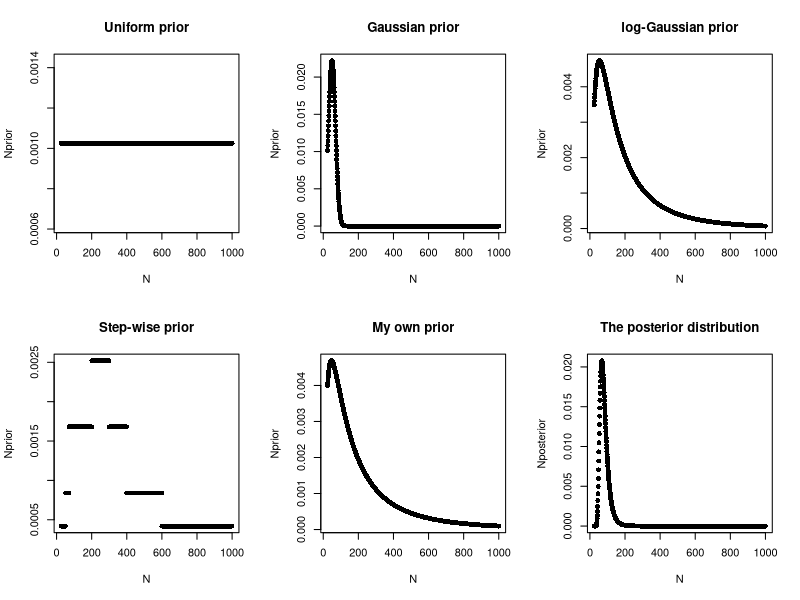
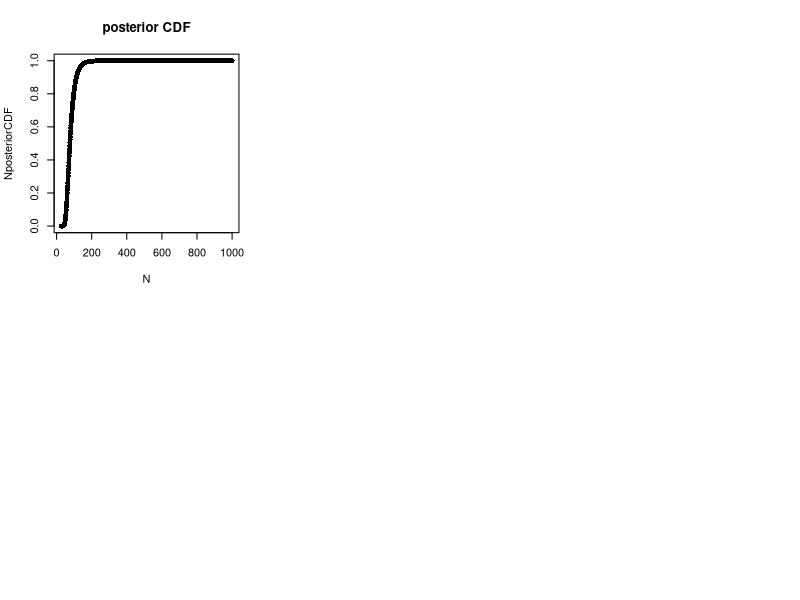

R code for these plots, in order:
M=25
abs_min <- M # the number of balls cannot be negative
abs_max <- 1000 # No way that bag can contain more than 1000 balls (a subjective assumption)
Nseq <- seq(abs_min, abs_max, length=abs_max-abs_min+1)
par(mfrow=c(2,3)) # Open figure for plotting the examples
# uniform prior
Nprior <- rep(1,length(Nseq))/length(Nseq)
sum(Nprior) # check that prior probabilities sum up to to one
plot(Nseq,Nprior, main="Uniform prior", xlab="N", pch=16)
# "Gaussian" prior
Nprior <- dnorm(Nseq, mean=50, sd=20)
Nprior <- Nprior/sum(Nprior) # Normalize the prior probabilities to sum to one
sum(Nprior) # check that prior probabilities sum up to to one
plot(Nseq,Nprior, main="Gaussian prior", xlab="N", pch=16)
# log-Gaussian prior
Nprior <- dlnorm(Nseq, mean=5, sd=1)
Nprior <- Nprior/sum(Nprior) # Normalize the prior probabilities to sum to one
sum(Nprior) # check that prior probabilities sum up to to one
plot(Nseq,Nprior, main="log-Gaussian prior", xlab="N", pch=16)
# Step wise prior by giving different relative weights for different values
Nprior <- rep(1,length(Nseq))
Nprior[Nseq>50 & Nseq<600] <- 2
Nprior[Nseq>70 & Nseq<400] <- 4
Nprior[Nseq>200 & Nseq<300] <- 6
Nprior <- Nprior/sum(Nprior) # Normalize the prior probabilities to sum to one
sum(Nprior) # check that prior probabilities sum up to to one
plot(Nseq,Nprior, main="Step-wise prior", xlab="N", pch=16)
# --- Here we will fill in the prior defined during the lecture ---
Nprior <- dlnorm(Nseq, mean=5.05, sd=1.1)
Nprior <- Nprior/sum(Nprior) # Normalize to sum to one
sum(Nprior) # check that prior probabilities sum up to to one
plot(Nseq,Nprior, main="My own prior", xlab="N", pch=16)
# The result from the other sampling time
C=25
R=9
Nposterior <- Nprior*dbinom(R,C,M/Nseq) # numerator of Bayes theorem
Nposterior <- Nposterior/sum(Nposterior) # divide by marginal likelihood
plot(Nseq,Nposterior, main="The posterior distribution", xlab="N", pch=16)

posteriorMean = sum(Nposterior*Nseq)
print(posteriorMean)

NposteriorCDF <- cumsum(Nposterior)
# Plot CDF
plot(Nseq,NposteriorCDF, main="posterior CDF", xlab="N", pch=16)


#Median
Nseq[which(NposteriorCDF>=0.5)[1]]

#Mean for calculating variance
posteriorMean
#E(X^2) for the variance formula:
EX2 <- sum(Nposterior*Nseq^2)
variance <- EX2 - posteriorMean^2
variance

#standard deviation is the square root
standd <- sqrt(variance)
standd
sum(Nprior*(Nseq-posteriorMean)) #can this be the variance?!

#80% confidence interval, start and end:
Nseq[which(NposteriorCDF>=0.1)[1]]
Nseq[which(NposteriorCDF>=0.9)[1]]

#sampling:
Nsamp = Nseq[sapply(runif(1000,min=0,max=1),function(temp){ which(NposteriorCDF>=temp)[1] })]
#80% central posterior interval
quantile(Nsamp,probs=c(0.1,0.9))
#variance
variance2 <- var(Nsamp)
variance2
standd2 <- sd(Nsamp)
standd2
median2 <- median(Nsamp)
median2

#the sample statistics will converge towards the true values as n -> eternal, but here we still have a quite limited 1000n sample.
